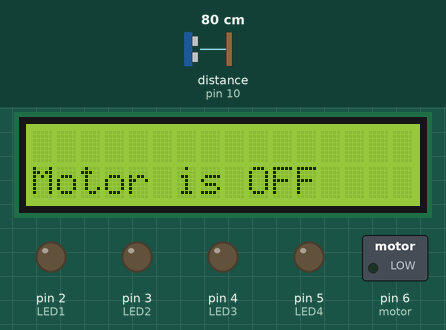
This sketch was run on a simulated Arduino Uno, built with avr-gcc and run on an emulated ATmega328P. Shown: 16×2 character LCD, switched loads named in the sketch (green lamp = pin HIGH), output pins drawn as LEDs (lit = HIGH). Wiring (inferred from the names in the program): ultrasonic range finder: trigger pin 9; echo pin 10. The test bench sets the inputs (shaded band); at power-on: distance to the obstacle (sensor on pin 10) 80 cm. The echo pulse lasts 58.3 µs per cm; pins used as bus, display or sensor lines are not drawn; what the sketch prints to the serial monitor is not drawn.

Above: at 3.2 s.
3.3 s: distance to the obstacle (sensor on pin 10) set to 18 cm
At 4.5 s:
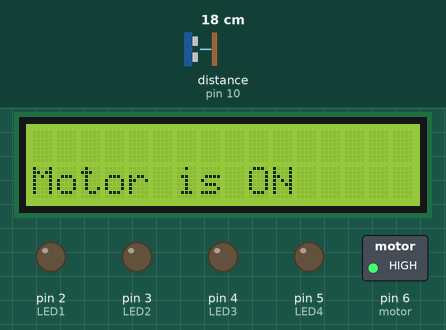
7.4 s: distance to the obstacle (sensor on pin 10) set to 2 cm
At 8.7 s:
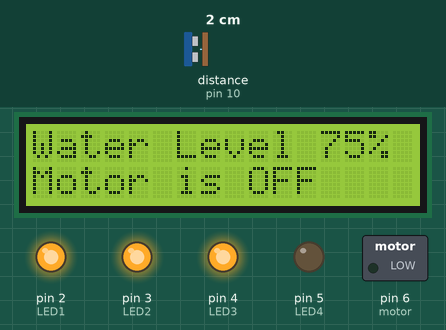
10.3 s: distance to the obstacle (sensor on pin 10) set to 35 cm
At 11.7 s:
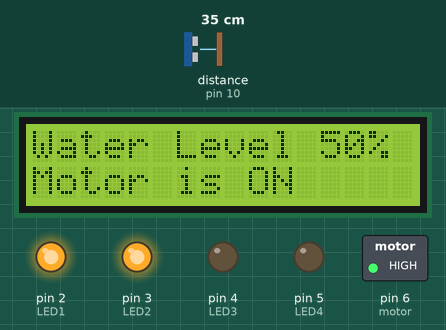
14.4 s: distance to the obstacle (sensor on pin 10) set to 4 cm
At 15.5 s:
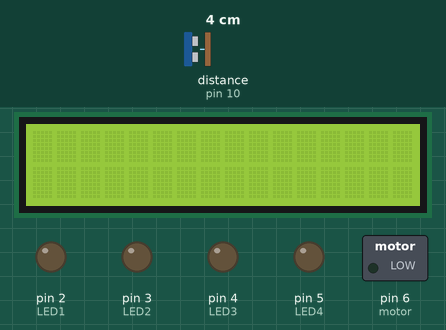
16.6 s: distance to the obstacle (sensor on pin 10) set to 120 cm
20.7 s: distance to the obstacle (sensor on pin 10) set to 47 cm
At 21.6 s:
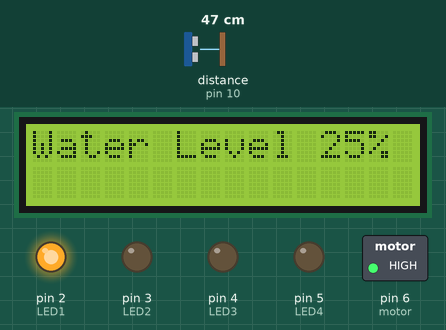
Timing chart, 0 to 23.7 s (numbered marks = the images above; inputs shaded):
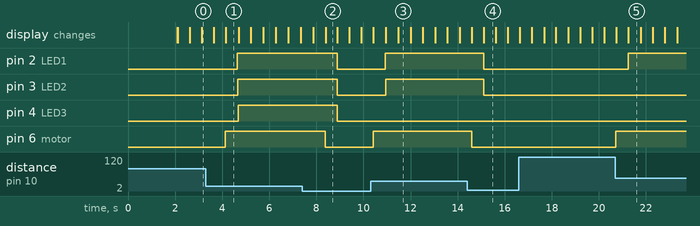

The sketch:

project.ino
```cpp
#include<NewPing.h>
#include<Wire.h>
#include<LiquidCrystal_I2C.h>
 LiquidCrystal_I2C lcd(0x27,16,2);

#define trigPin 9
#define echoPin 10
  int LED1=2;
  int LED2=3;
  int LED3=4;
  int LED4=5;
  int motor=6;


void setup() {

  pinMode(trigPin, OUTPUT);
  pinMode(echoPin, INPUT);
  Serial.begin(9600);
  pinMode(LED1,OUTPUT);
  pinMode(LED2,OUTPUT);
  pinMode(LED3,OUTPUT);
  pinMode(LED4,OUTPUT);
  pinMode(motor,OUTPUT);

 lcd.begin();
 lcd.backlight();
 lcd.setCursor(0,0);
 lcd.print("Project By");
 lcd.setCursor(0,1);
 lcd.print(" Justclick Team");
 delay(2000);
 lcd.clear();
}

void loop() {
  int duration, distance;
  digitalWrite(trigPin, LOW);
  delayMicroseconds(2);
  digitalWrite(trigPin, HIGH);
  delayMicroseconds(10);
  digitalWrite(trigPin, LOW);
  duration = pulseIn(echoPin, HIGH);
  distance = duration /58;
  Serial.println(distance);
  lcd.setCursor(0,0);
  //lcd.print(distance);

  if(distance >=15 && distance <=50)
  {

    digitalWrite(motor,HIGH);
    lcd.setCursor(0,1);
    lcd.print("Motor is ON");
    delay(500);
    lcd.clear();
    if(distance<=50)
    {
      digitalWrite(LED1,HIGH);
      lcd.setCursor(0,0);
      lcd.print("Water Level 25%");
      //delay(500);
      //lcd.clear();
    }
    else
    {
      digitalWrite(LED1,LOW);
    }
      if(distance<=35)
    {
      digitalWrite(LED2,HIGH);
       lcd.setCursor(0,0);
      lcd.print("Water Level 50%");
      //delay(500);
      //lcd.clear();
    }
    else
    {
      digitalWrite(LED2,LOW);
    }
      if(distance<=25)
    {
      digitalWrite(LED3,HIGH);
       lcd.setCursor(0,0);
      lcd.print("Water Level 75%");
      //delay(500);
      //lcd.clear();
    }
    else
    {
      digitalWrite(LED3,LOW);
    }
      if(distance<=15)
    {
      digitalWrite(LED4,HIGH);
       lcd.setCursor(0,0);
      lcd.print("Water Level 100%");
      //.delay(500);
      //lcd.clear();
    }
    else
    {
      digitalWrite(LED4,LOW);
    }

  }
  else
  {
    digitalWrite(motor,LOW);
    lcd.setCursor(0,1);
    lcd.print("Motor is OFF");
    delay(500);
    lcd.clear();
    digitalWrite(LED1,LOW);
    digitalWrite(LED2,LOW);
    digitalWrite(LED3,LOW);
    digitalWrite(LED4,LOW);
  }
  delay(500);

}
```

Measured:
- after the input at 3.3 s, pin 2 (LED1), pin 3 (LED2), pin 4 (LED3): LOW → HIGH after 1.4 s; pin 6 (motor): LOW → HIGH after 0.84 s; the display: first differs from a run without the input after 0.85 s (image 1)
- after the input at 7.4 s, pin 2 (LED1), pin 3 (LED2), pin 4 (LED3): HIGH → LOW after 1.5 s; pin 6 (motor): HIGH → LOW after 0.98 s; the display: first differs from a run without the input after 0.99 s (image 2)
- after the input at 10.3 s, pin 2 (LED1): LOW → HIGH after 0.63 s; pin 3 (LED2): LOW → HIGH after 0.64 s; pin 6 (motor): LOW → HIGH after 0.11 s; the display: first changes after 0.12 s (image 3 shows a later state)
- after the input at 14.4 s, pin 2 (LED1), pin 3 (LED2): HIGH → LOW after 0.71 s; pin 6 (motor): HIGH → LOW after 0.20 s; the display: first changes after 0.21 s (image 4 shows a later state)
- after the input at 20.7 s, pin 2 (LED1): LOW → HIGH after 0.54 s; pin 6 (motor): LOW → HIGH at once; the display: first changes at once (image 5 shows a later state)
- what the display in image 1 shows lasts 0.6 s, from 4.1 s to 4.7 s
